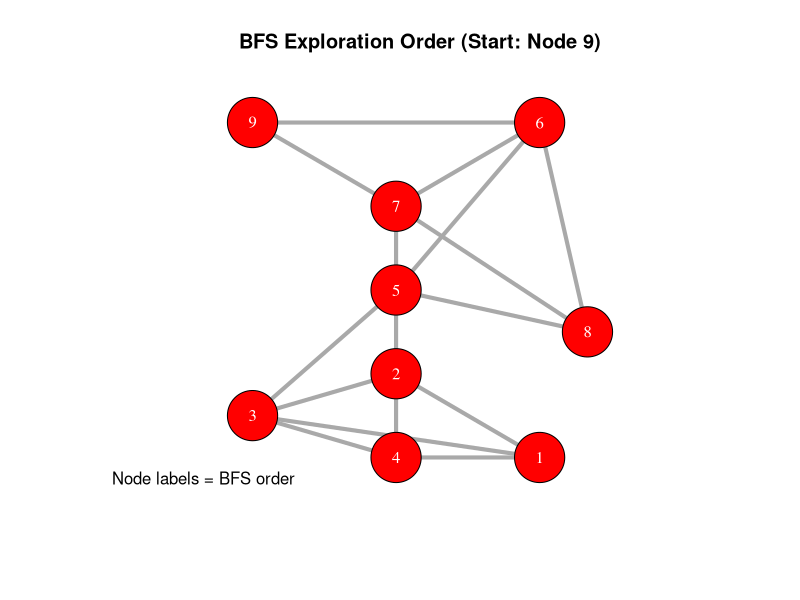

The R source for this figure:
# Label the nodes of the graph in Figure 13.12(a) in the order of
# exploration of a BFS. Start from the node in the bottom right
# corner.

library(here)
library(igraph)

# Building the undirected graph
edges <- matrix(c(
1,2,
1,3,
2,3,
2,4,
2,5,
3,5,
3,4,
4,5,
5,6,
5,7,
6,7,
6,8,
6,9,
7,8,
7,9,
8,9
), byrow=TRUE, ncol=2)
g <- graph_from_edgelist(edges, directed=FALSE)

# Solution

# BFS from node 9 (bottom right)
bfs_result <- bfs(g, root=9, order=TRUE)
bfs_order <- bfs_result$order
labels <- rep(NA, vcount(g))
labels[bfs_order] <- seq_along(bfs_order)

# Layout for nice visual match to figure
layout_coords <- matrix(c(
  0.2, 1.0,   # node 1
  0.8, 1.0,   # node 2
  0.5, 0.8,   # node 3
  0.9, 0.5,   # node 4
  0.5, 0.6,   # node 5
  0.5, 0.4,   # node 6
  0.2, 0.3,   # node 7
  0.5, 0.2,   # node 8
  0.8, 0.2    # node 9 (start)
), byrow=TRUE, ncol=2)

# Plot the graph
plot(
  g, 
  layout=layout_coords, 
  vertex.color="red", 
  vertex.size=30, 
  vertex.label=labels, 
  vertex.label.color="white", 
  edge.width=4, 
  edge.color="darkgrey", 
  main="BFS Exploration Order (Start: Node 9)"
)
legend("bottomleft", legend="Node labels = BFS order", bty="n")